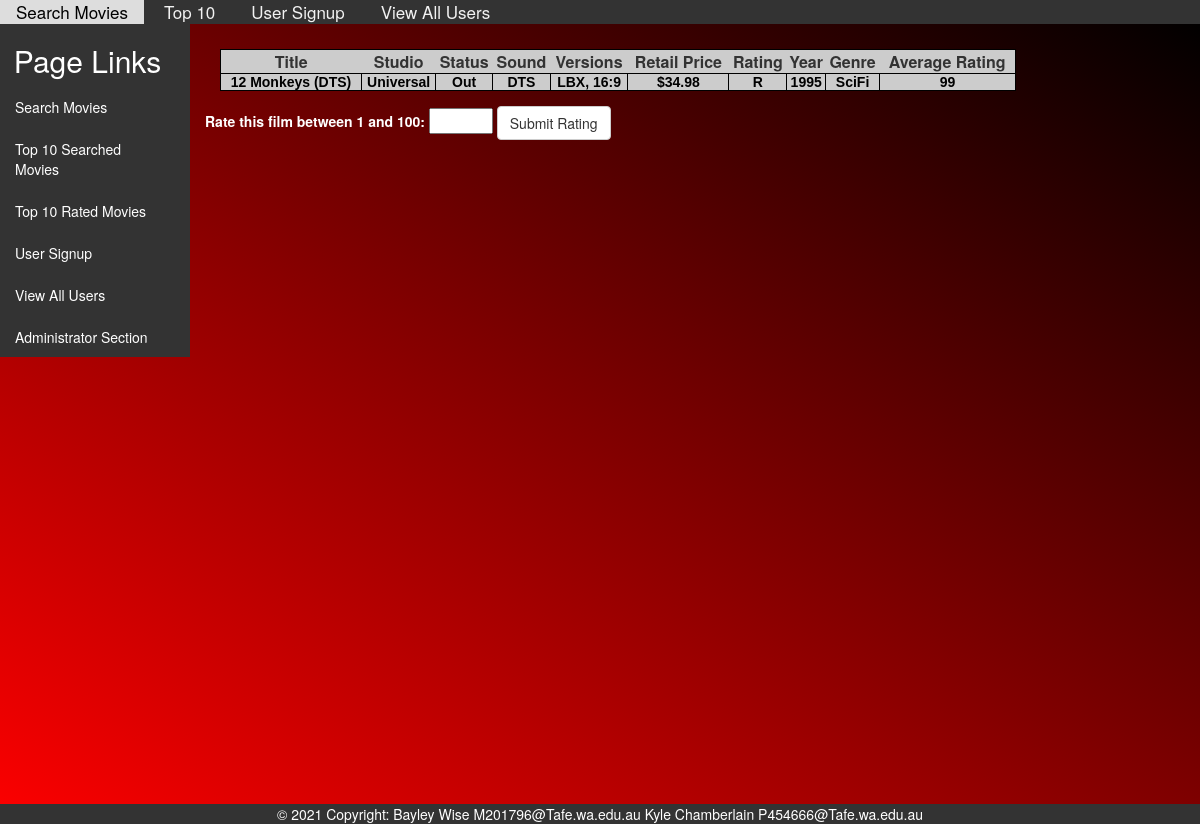
Page /WebSite/moreInfo.php?id=2 on the committed database.
### tables this page shows
CREATE TABLE `movies` (
  `ID` int(11) NOT NULL DEFAULT '0',
  `Title` varchar(82) DEFAULT NULL,
  `Studio` varchar(15) DEFAULT NULL,
  `Status` varchar(12) DEFAULT NULL,
  `Sound` varchar(11) DEFAULT NULL,
  `Versions` varchar(18) DEFAULT NULL,
  `RecRetPrice` decimal(5,2) DEFAULT NULL,
  `Rating` varchar(5) DEFAULT NULL,
  `Year` int(11) DEFAULT NULL,
  `Genre` varchar(17) DEFAULT NULL,
  `Aspect` varchar(6) DEFAULT NULL,
  `Search_Hits` int(10) NOT NULL,
  `Rating_Total` int(11) NOT NULL,
  `Rating_Amount` int(11) NOT NULL,
  `Rating_Average` double NOT NULL
);

### WebSite/database.php (called while the page is built, shortened)
<?php
function Movie_Details($movieID)
{
    global $db;
    $sql = "SELECT * FROM `movies` ";
    $sql.= "WHERE `ID` = $movieID";
    $result = mysqli_query($db, $sql);
    return $result;
}
?>

### WebSite/moreInfo.php (the view, shortened to what this page needs)
<?php
    require 'header.php';
    require_once 'database.php';
    $movieID = $_REQUEST['id'];
    $movies_set =  Movie_Details($movieID);
?>
<!DOCTYPE html>
<html lang="en">
<head>
    <link rel="stylesheet"
    href="https://maxcdn.bootstrapcdn.com/bootstrap/3.4.0/css/bootstrap.min.css">
    <link rel="stylesheet" type="text/css" href="StyleSheet.css" />
</head>
<body>
<div id="data-body" class="row">
    <nav id="data-nav-bar" class="col-lg-2 bg-info">
        <h2 class="text-center">Page Links</h2>
        <ul class="nav nav-pills nav-stacked">
            <li><a href="search_Movie.php">Search Movies</a></li>
            <li><a href="top_Searched.php">Top 10 Searched Movies</a></li>
            <li><a href="top_Rated.php">Top 10 Rated Movies</a></li>
            <li><a href="userSignUp.php">User Signup</a></li>
            <li><a href="showUsers.php">View All Users</a></li>
            <li><a href="adminLogIn.php">Administrator Section</a></li>
        </ul>
    </nav>
    <main class="col-lg-10">
        <h1><?php echo $movies['Title']; ?></h1>
        <table>
        <?php echo "
            <tr>
                <th>Title</th>
                <th>Studio</th>
                <th>Status</th>
                <th>Sound</th>
                <th>Versions</th>
                <th>Retail Price</th>
                <th>Rating</th>
                <th>Year</th>
                <th>Genre</th>
                <th>Average Rating</th>
            </tr>
            ";
            while ($movies = mysqli_fetch_assoc($movies_set)) {
                echo "
            <tr>
                <td>".$movies['Title']."</td>
                <td>".$movies['Studio']."</td>
                <td>".$movies['Status']."</td>
                <td>".$movies['Sound']."</td>
                <td>".$movies['Versions']."</td>
                <td>$".$movies['RecRetPrice']."</td>
                <td>".$movies['Rating']."</td>
                <td>".$movies['Year']."</td>
                <td>".$movies['Genre']."</td>
                <td>".$movies['Rating_Average']."</td>
            </tr>";
            }
            ?>
    </table>
    <form action="moreInfo.php?id=<?php echo $movieID?>"
        method="post">
        <div class="form-group">
            <label for="rated">Rate this film between 1 and 100:</label>
            <input type="number" id="rated" name="rated" min="1" max="100" required>
            <button type="submit" name="btnSubmit" class="btn btn-default">Submit Rating</button>
        </div>
    </form>
    </main>
</div>
</body>
</html>
<?php
    require 'footer.php';
?>

### WebSite/StyleSheet.css (style rules this page uses)
p, h1 { margin: 0px 10px 10px 10px; }
h1 { background-color: transparent; font-size: 32px; font-weight: bold; padding-top: 10px; color: #ffffff; text-align: center; }
h2 { color: white; }
a { color: white; }
table { width: 80%; border: 1px #000 solid; border-collapse: collapse; border-spacing: 0px; margin: 15px ; }
td { background-color: #CCC; border: 1px #000 solid; font-family: Calibri, sans-serif; font-weight: bold; font-size: 14px; color: #000; text-align: center; vertical-align: top; }
tr { height: auto; }
th { text-align: center; background-color: #CCC; }
label { color: white; }
#data-body { background-image: linear-gradient(to top right, red, black); min-height: 100%; min-width: 100%; }
#data-nav-bar { background: #333; }

### rows in the picture
movies: Title "12 Monkeys (DTS)", Studio "Universal", Status "Out", Sound "DTS", Versions "LBX, 16:9", RecRetPrice "34.98", Rating "R", Year "1995", Genre "SciFi", Rating_Average "99"
